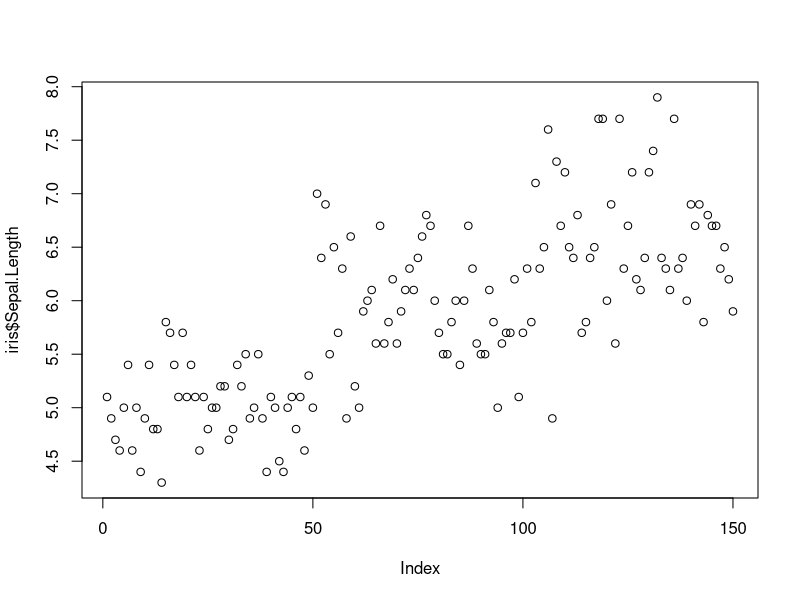
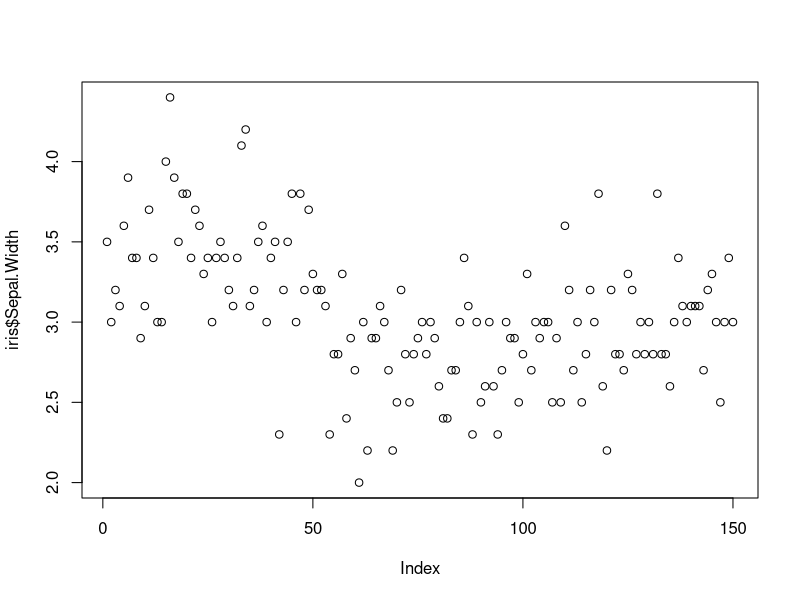
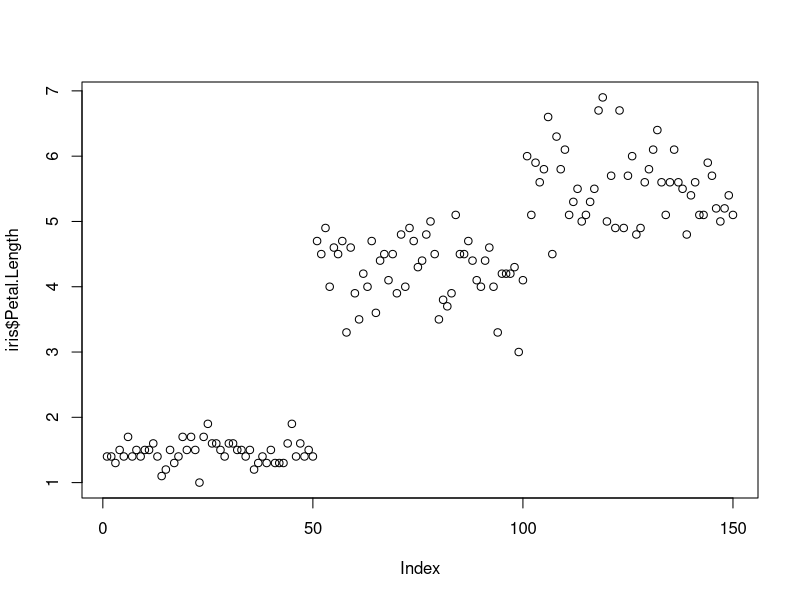
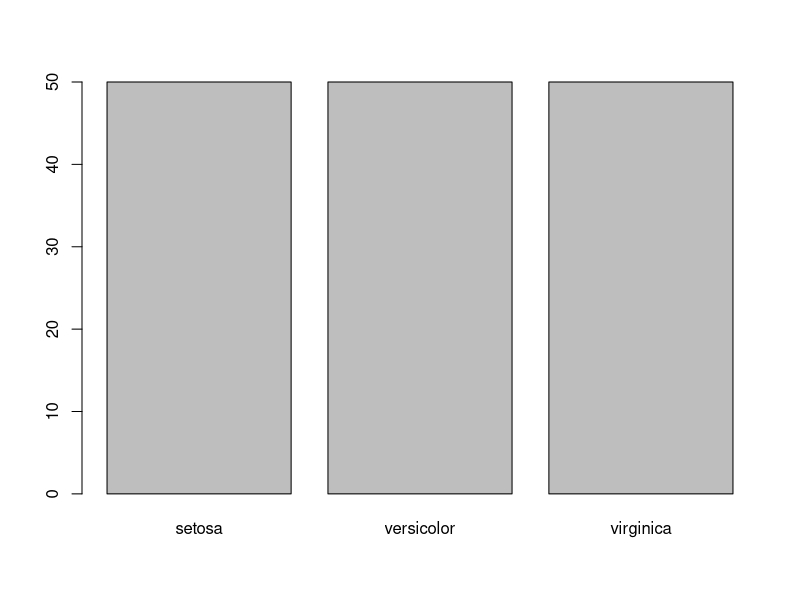

These charts were generated, in order, by the following R code:
## ---- chunk 1
library(knitr)
# knitr::opts_chunk$set(cache = TRUE, warning = FALSE, message = FALSE, dpi = 180, out.extra='class = "img-responsive"')

## ---- chunk 2
knit_hooks$set(wrap = function(before, options, envir){
  if (before){
    paste0('<', options$wrap, '>')
  } else {
    paste0('</', options$wrap, '>')
  }
})

knitr::opts_chunk$set(warning = FALSE, message = FALSE, dpi = 180, fig.height = 5, fig.width = 7, fig.align = "center")
options(width=140, dplyr.width = 150)
## ---- chunk 3
plot(iris$Sepal.Length)
plot(iris$Sepal.Width)
plot(iris$Petal.Length)
plot(iris$Species)
